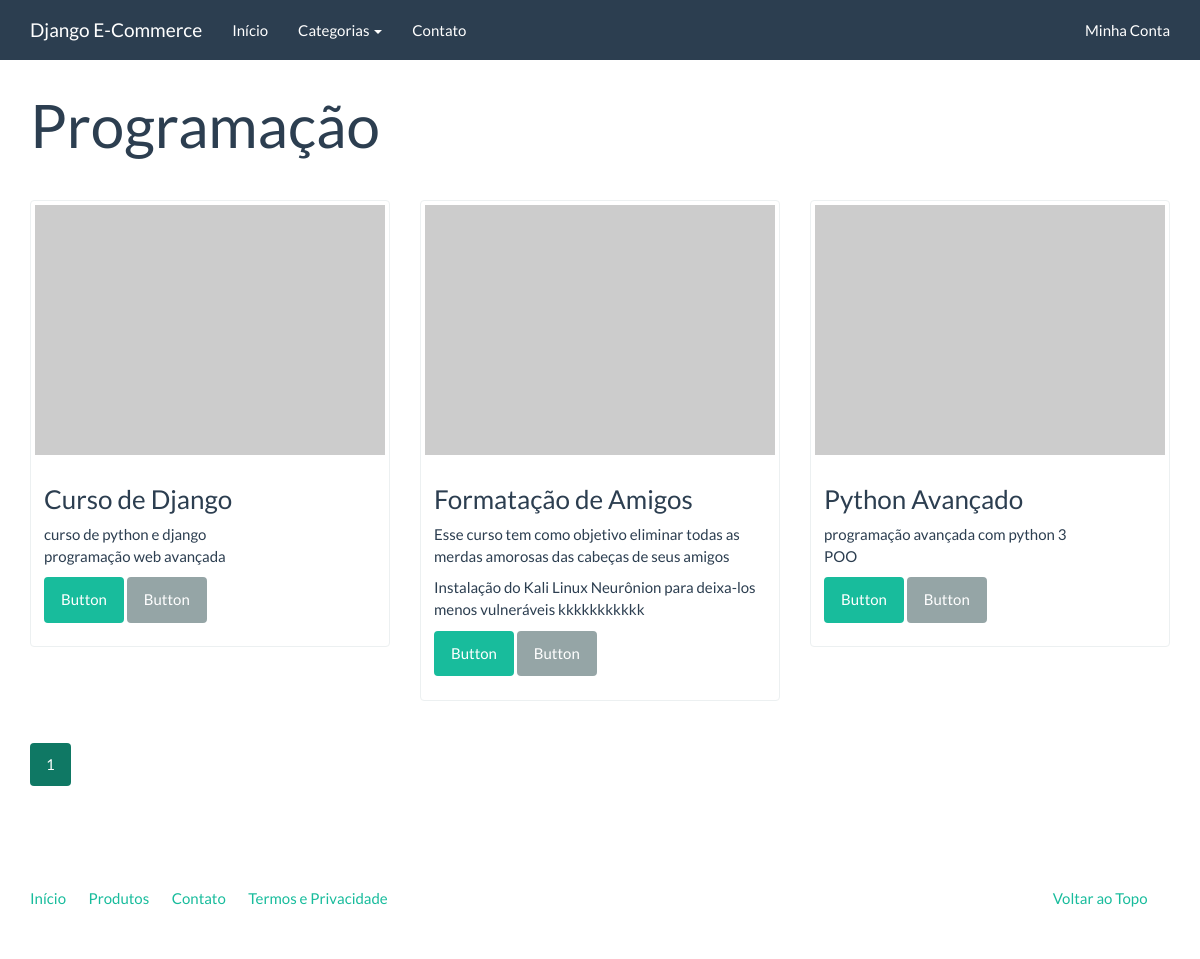
Page /catalogo/programacao/ on the committed database.
### catalog/models.py (models this page shows)
class Category(models.Model):
    name = models.CharField('Nome', max_length=100)
    slug = models.SlugField('Identificador',max_length=100)
    created = models.DateTimeField('Criado em', auto_now_add=True)
    modified =  models.DateTimeField('Modificado em', auto_now=True)
    class Meta:
        verbose_name = 'Categoria'
        verbose_name_plural = 'Categorias'
        ordering = ['name']
    def __str__(self):
        return self.name
    def get_absolut_url(self):
        return reverse('catalog:category', kwargs={'slug':self.slug})

class Product(models.Model):
    name = models.CharField('Nome', max_length=100)
    slug = models.SlugField('Identificador',max_length=100)
    category = models.ForeignKey('catalog.Category', verbose_name='Categoria')
    description = models.TextField('Descrição', blank=True)
    price = models.DecimalField('Preço', decimal_places=2, max_digits=8)
    created = models.DateTimeField('Criado em', auto_now_add=True)
    modified =  models.DateTimeField('Modificado em', auto_now=True)
    class Meta:
        verbose_name = 'Produto'
        verbose_name_plural = 'Produtos'
        ordering = ['name']
    def __str__(self):
        return self.name
    def get_absolut_url(self):
        return reverse('catalog:product', kwargs={'slug':self.slug})

### catalog/views.py (the view)
class CategoryListView(generic.ListView):
    template_name = 'catalog/category.html'
    context_object_name = 'product_list'
    paginate_by = 3
    def get_queryset(self):
        return Product.objects.filter(category__slug=self.kwargs['slug'])
    def get_context_data(self, **kwargs):
        context = super(CategoryListView, self).get_context_data(**kwargs)
        context['current_category'] = get_object_or_404(Category, slug=self.kwargs['slug'])
        return context

### catalog/context_processors.py (called while the page is built)
def categories(request):
    return{
        'categories': Category.objects.all()
    }

### core/templatetags/pagination.py (called while the page is built)
@register.inclusion_tag('pagination.html')
def pagination(request, paginator, page_obj):
    context = {}
    context['paginator'] = paginator
    context['request'] = request
    context['page_obj'] = page_obj
    getvars = request.GET.copy()
    if 'page' in getvars:
        del getvars['page']
    if len(getvars) > 0:
        context['getvars'] = '&{0}'.format(getvars.urlencode())
    else:
        context['getvars'] = ''
    return context

### catalog/templates/catalog/category.html (shortened to what this page needs)
{% extends "base.html" %}
{% load pagination %}
{% block container %}
<div class="page-header">
  <h1>{{ current_category }}</h1>
</div>
<div class="row">
  {% for product in product_list %}
  <div class="col-sm-6 col-md-4">
    <div class="thumbnail">
      <a href="{{ product.get_absolut_url }}">
        <img src="http://placehold.it/350x250" alt="" />
      </a>
      <div class="caption">
        <h3>{{product}}</h3>
        {{ product.description|linebreaks}}
        <p><a href="{{ product.get_absolut_url }}" class="btn btn-success" role="button">Button</a> <a href="#" class="btn btn-default" role="button">Button</a></p>
      </div>
    </div>
  </div>
  {% endfor %}
</div>
{% pagination request paginator page_obj%}
{% endblock %}

### rows in the picture
Category: name "Programação"
Product: name "Curso de Django", description "curso de python e django programação web avançada"
Product: name "Formatação de Amigos", description "Esse curso tem como objetivo eliminar todas as merdas amorosas das cabeças de seus amigos Instalação do Kali Linux Neurônion para deixa-los menos vulneráveis kkkkkkkkkkk"
Product: name "Python Avançado", description "programação avançada com python 3 POO"

### other values in the picture
{{ page }} "1"
